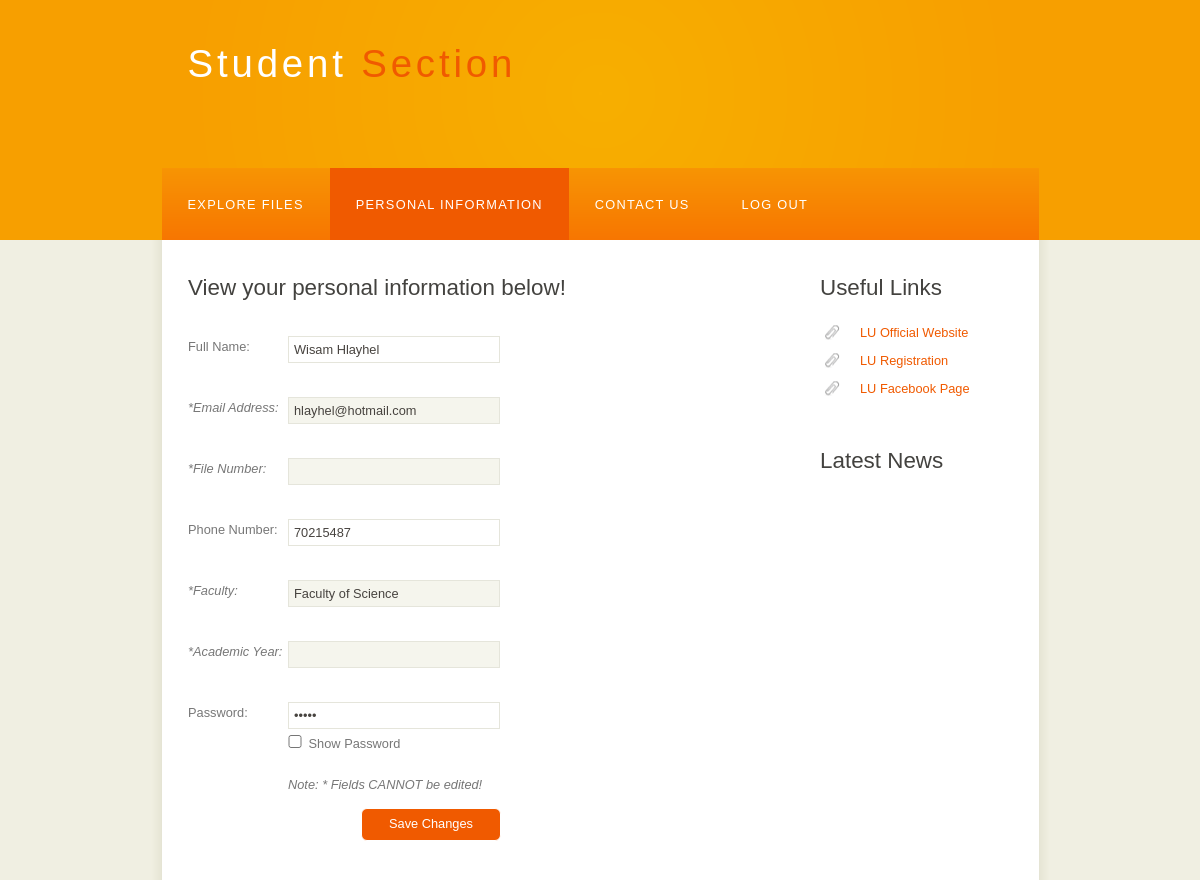
Page /project/projectlast/std/std_personal_info.php (signed in) on the committed database.
### tables this page shows
CREATE TABLE `user` (
  `idUser` int(11) NOT NULL AUTO_INCREMENT,
  `fullName` varchar(45) NOT NULL,
  `email` varchar(45) NOT NULL,
  `password` varchar(45) NOT NULL,
  `phone` int(11) NOT NULL,
  `idFaculty` int(11) NOT NULL,
  `function` varchar(45) NOT NULL,
  PRIMARY KEY (`idUser`),
  UNIQUE KEY `idUser_UNIQUE` (`idUser`),
  UNIQUE KEY `email_UNIQUE` (`email`),
  KEY `user_faculty_idFaculty_idx` (`idFaculty`),
  CONSTRAINT `user_faculty_idFaculty` FOREIGN KEY (`idFaculty`) REFERENCES `faculty` (`idFaculty`) ON DELETE NO ACTION ON UPDATE NO ACTION
);

CREATE TABLE `faculty` (
  `idFaculty` int(11) NOT NULL AUTO_INCREMENT,
  `nameFaculty` varchar(45) NOT NULL,
  PRIMARY KEY (`idFaculty`),
  UNIQUE KEY `idFaculty_UNIQUE` (`idFaculty`),
  UNIQUE KEY `faculty_branch_name_UNIQUE` (`nameFaculty`)
);

### project/projectlast/std/std_personal_info.php (the view, shortened to what this page needs)
<?php
include '../login/initSessionId.php';
	if($idsent->id==0) {
		header('Location:../login/login.php');
	}else{
		$idStd = $idsent->id;
	}
?>
<!DOCTYPE HTML>
<html>
	<head>
		<link rel="stylesheet" type="text/css" href="../style/style.css" title="style" />
	</head>
	<body>
		<div id="main">
			<div id="header">
				<div id="logo">
					<div id="logo_text">
						<h1>
							<a href="std_personal_info.php">Student
								<span class="logo_colour">Section</span>
							</a>
						</h1>
					</div>
				</div>
				<div id="menubar">
					<ul id="menu">
						<li>
							<a href="std_view_files.php">Explore Files</a>
						</li>
						<li class="selected">
							<a href="std_personal_info.php">Personal Information</a>
						</li>
						<li>
							<a href="std_contact_us.php">Contact Us</a>
						</li>
						<li>
							<a href="std_logout.php">Log out</a>
						</li>
					</ul>
				</div>
			</div>
			<div id="site_content">
				<div class="sidebar">
					<h3>Useful Links</h3>
					<ul>
						<li>
							<a href="https://www.ul.edu.lb/dalil/default.aspx" target="_blank" style="text-decoration:none">LU Official Website</a>
						</li>
						<li>
							<a href="http://sisol.ul.edu.lb/" target="_blank" style="text-decoration:none">LU Registration</a>
						</li>
						<li>
							<a href="https://www.facebook.com/ul.edu.lb" target="_blank" style="text-decoration:none">LU Facebook Page</a>
						</li>
					</ul>
					<h3>Latest News</h3>
					<ul>
						<li></li>
						<li></li>
						<li></li>
						<li></li>
						<li></li>
					</ul>
				</div>
				<div id="content">
					<h1>View your personal information below!</h1>
					<?php
						include "initConnection.php";
						$query = 'SELECT * FROM user WHERE idUser='.$idStd.';';
						$query2 = 'SELECT * FROM student WHERE idUser='.$idStd.';';
						$query3 = 'SELECT * FROM faculty WHERE idFaculty IN(SELECT idFaculty FROM user WHERE idUser='.$idStd.');';
						$result = mysqli_query($con, $query);
						$result2 = mysqli_query($con, $query2);
						$result3 = mysqli_query($con, $query3);
						$line = mysqli_fetch_array($result, MYSQLI_ASSOC);
						$line2 = mysqli_fetch_array($result2, MYSQLI_ASSOC);
						$line3 = mysqli_fetch_array($result3, MYSQLI_ASSOC);
					?>
					<div class="form_settings">
						<form name="myForm" action="" method="post" onsubmit="return validateForm();" required>
							<br>
							<p>
								<span>Full Name:</span>
								<input required id="fullName" name="fullName" value="<?php echo $line['fullName']; ?>" style="width:200px;margin:0 0 0 -100px">
							</p><br><br>
							<p>
								<span><i>*Email Address:</i></span>
								<input readonly id="email" name="email" value="<?php echo $line['email']; ?>" style="width:200px;margin:0 0 0 -100px;background-color:#f5f5ed"  >
							</p><br><br>
							<p>
								<span><i>*File Number:</i></span>
								<input readonly id="fileNumber" name="fileNumber" value="<?php echo $line2['fileNumber']; ?>" style="width:200px;margin:0 0 0 -100px;background-color:#f5f5ed">
							</p><br><br>
							<p>
								<span>Phone Number:</span>
								<input required type="text" title="Must contain 8 digit number" pattern="[0-9]{8}" id="phone" name="phone" value="<?php echo $line['phone']; ?>" style="width:200px;margin:0 0 0 -100px">
							</p><br><br>
							<p>
								<span><i>*Faculty:</i></span>
								<input readonly id="faculty" name="faculty" value="<?php echo $line3['nameFaculty']; ?>" style="width:200px;margin:0 0 0 -100px;background-color:#f5f5ed">
							</p><br><br>
							<p>
								<span><i>*Academic Year:</i></span>
								<input readonly id="idYear" name="idYear" value="<?php echo $line2['idYear']; ?>" style="width:200px;margin:0 0 0 -100px;background-color:#f5f5ed">
							</p><br><br>
							<p>
								<span>Password:</span>
								<input type="password" required id="password" pattern="(?=.*\d)(?=.*[a-z])(?=.*[!@#$%^&*])(?=.*[A-Z]).{8,}"  title="Must contain at least one number, one uppercase and one lowercase letter, one special character and at least 8 or more characters" name="password" value="<?php echo $line['password']; ?>" style="width:200px;margin:0 0 0 -100px">
							</p>
							<p>
								<input type="checkbox" onclick="showPassword();" style="margin:0 0 0 97px;width:20px">
								Show Password
							</p><br>
							<p>
								<span style="margin:0 0 0 100px"><i>Note: * Fields CANNOT be edited!</i></span>
							</p><br><br>
							<p>
								<input class="submit" type="submit" name="saveChanges" value="Save Changes" style="margin:0 0 0 173px;width:140px;border-radius:6px">
							</p>
						</form><br>
					</div>
				</div>
			</div>
		</div>
	</body>
</html>

### project/projectlast/style/style.css (style rules this page uses)
html { height: 100%; }
* { margin: 0; padding: 0; }
body { font: normal .80em 'trebuchet ms', arial, sans-serif; background: #F0EFE2; color: #777; }
p { padding: 0 0 20px 0; line-height: 1.7em; }
h1, h2, h3, h4, h5, h6 { font: normal 175% 'century gothic', arial, sans-serif; color: #43423F; margin: 0 0 15px 0; padding: 15px 0 5px 0; }
a, a:hover { outline: none; text-decoration: underline; color: #F05A00; }
ul { margin: 2px 0 22px 17px; }
ul li { list-style-type: circle; margin: 0 0 6px 0; padding: 0 0 4px 5px; }
#main, #logo, #menubar, #site_content { margin-left: auto; margin-right: auto; }
#header { background: #F79F00; height: 240px; }
#logo { width: 825px; position: relative; height: 168px; background: #8B0073 url(logo.png) no-repeat; }
#logo #logo_text { position: absolute; top: 20px; left: 0; }
#logo h1, #logo h2 { font: normal 300% 'century gothic', arial, sans-serif; border-bottom: 0; text-transform: none; margin: 0; }
#logo_text h1, #logo_text h1 a, #logo_text h1 a:hover { padding: 22px 0 0 0; color: #FFF; letter-spacing: 0.1em; text-decoration: none; }
#logo_text h1 a .logo_colour { color: #F05A00; }
#menubar { width: 877px; height: 72px; padding: 0; background: #5B2660 url(menu.png) repeat-x; }
ul#menu, ul#menu li { float: left; margin: 0; padding: 0; }
ul#menu li { list-style: none; }
ul#menu li a { letter-spacing: 0.1em; font: normal 100% 'lucida sans unicode', arial, sans-serif; display: block; float: left; height: 37px; padding: 29px 26px 6px 26px; text-align: center; color: #FFF; text-transform: uppercase; text-decoration: none; background: transparent; }
ul#menu li a:hover, ul#menu li.selected a, ul#menu li.selected a:hover { color: #FFF; background: #3F1B41 url(menu_select.png) repeat-x; }
#site_content { width: 837px; overflow: hidden; margin: 0 auto 0 auto; padding: 20px 24px 20px 37px; background: #FFF url(content.png) repeat-y; }
.sidebar { float: right; width: 190px; padding: 0 15px 20px 15px; }
.sidebar ul { width: 178px; padding: 4px 0 0 0; margin: 4px 0 30px 0; }
.sidebar li { list-style: none; padding: 0 0 7px 0; }
.sidebar li a, .sidebar li a:hover { padding: 0 0 0 40px; display: block; background: transparent url(link.png) no-repeat left center; }
#content { text-align: left; width: 595px; padding: 0; }
.form_settings { margin: 15px 0 0 0; }
.form_settings p { padding: 0 0 4px 0; }
.form_settings span { float: left; width: 200px; text-align: left; }
.form_settings input, .form_settings textarea { padding: 5px; width: 299px; font: 100% arial; border: 1px solid #E5E5DB; background: #FFF; color: #47433F; }
.form_settings .submit { font: 100% arial; border: 1px solid; width: 99px; margin: 0 0 0 212px; height: 33px; padding: 2px 0 3px 0; cursor: pointer; background: #F05A00; color: #FFF; }

### rows in the picture
user: fullName "Wisam Hlayhel", email "hlayhel@hotmail.com", phone "70215487"
faculty: faculty "Faculty of Science"
